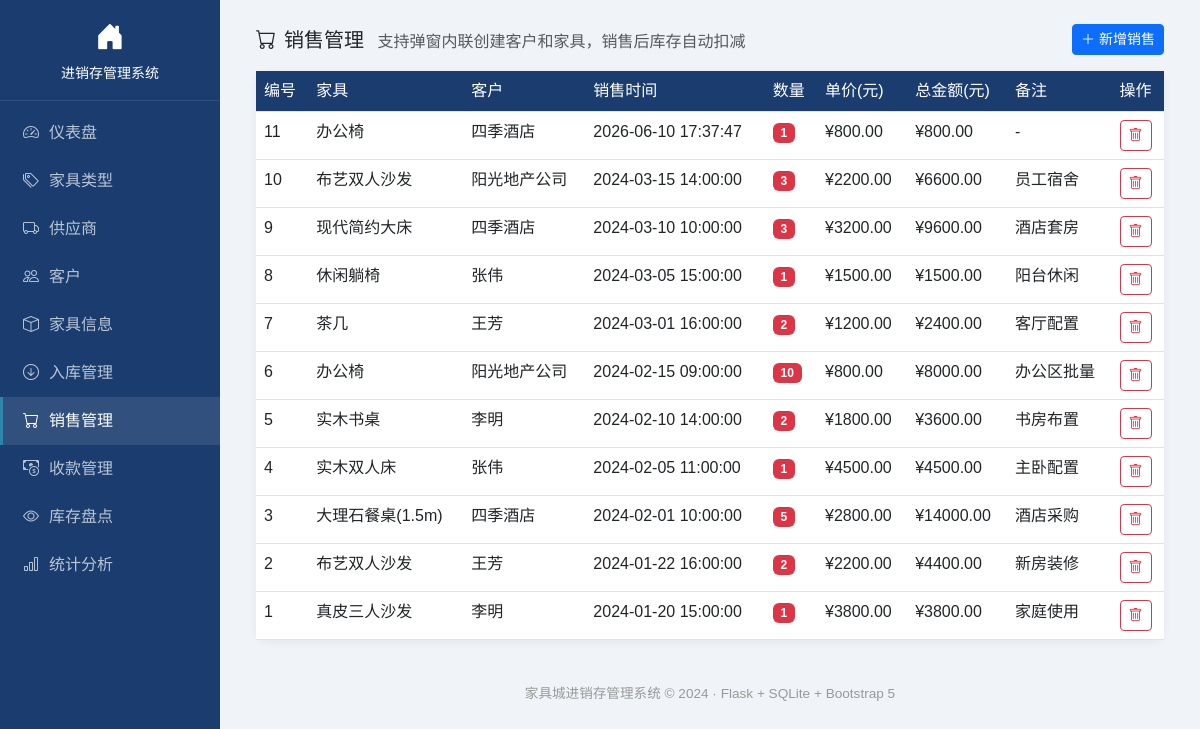
The app's page /sales with its own data.
### tables this page shows
CREATE TABLE Sales (
            SaleID      INTEGER PRIMARY KEY AUTOINCREMENT,
            FurnitureID INTEGER NOT NULL REFERENCES Furniture(FurnitureID),
            CustomerID  INTEGER NOT NULL REFERENCES Customer(CustomerID),
            SaleDate    TEXT NOT NULL DEFAULT (datetime('now','localtime')),
            Quantity    INTEGER NOT NULL,
            UnitPrice   REAL NOT NULL,
            Remarks     TEXT
        );

CREATE TABLE Furniture (
            FurnitureID   INTEGER PRIMARY KEY AUTOINCREMENT,
            FurnitureName TEXT NOT NULL,
            CategoryID    INTEGER NOT NULL REFERENCES FurnitureCategory(CategoryID),
            SupplierID    INTEGER NOT NULL REFERENCES Supplier(SupplierID),
            UnitPrice     REAL NOT NULL,
            Stock         INTEGER NOT NULL DEFAULT 0,
            Description   TEXT
        );

CREATE TABLE Customer (
            CustomerID   INTEGER PRIMARY KEY AUTOINCREMENT,
            CustomerName TEXT NOT NULL,
            Phone        TEXT NOT NULL,
            Address      TEXT,
            Email        TEXT
        );

### app.py (the view)
@app.route("/sales")
def list_sales():
    conn = get_db()
    rows = conn.execute("""
        SELECT s.*, f.FurnitureName, c.CustomerName
        FROM Sales s
        JOIN Furniture f ON s.FurnitureID = f.FurnitureID
        JOIN Customer c ON s.CustomerID = c.CustomerID
        ORDER BY s.SaleID DESC
    """).fetchall()
    furniture = conn.execute("SELECT * FROM Furniture ORDER BY FurnitureName").fetchall()
    customers = conn.execute("SELECT * FROM Customer ORDER BY CustomerName").fetchall()
    categories = conn.execute("SELECT * FROM FurnitureCategory ORDER BY CategoryName").fetchall()
    suppliers = conn.execute("SELECT * FROM Supplier ORDER BY SupplierName").fetchall()
    conn.close()
    return render_template("sales.html", rows=rows, furniture=furniture, customers=customers,
                           categories=categories, suppliers=suppliers)

### app.py (called while the page is built)
def get_db():
    conn = sqlite3.connect(DB_PATH)
    conn.row_factory = sqlite3.Row
    conn.execute("PRAGMA foreign_keys = ON")  # 启用外键约束
    return conn

### templates/sales.html (shortened to what this page needs)
{% extends "base.html" %}
{% block content %}
<div class="d-flex justify-content-between align-items-center mb-3">
    <h5 class="mb-0"><i class="bi bi-cart me-2"></i>销售管理
        <small class="text-muted fs-6 ms-2">支持弹窗内联创建客户和家具，销售后库存自动扣减</small></h5>
    <button class="btn btn-primary btn-sm" data-bs-toggle="modal" data-bs-target="#addModal"><i class="bi bi-plus-lg"></i> 新增销售</button>
</div>
<div class="card"><div class="card-body p-0">
    <table class="table table-hover mb-0">
        <thead><tr><th>编号</th><th>家具</th><th>客户</th><th>销售时间</th><th>数量</th><th>单价(元)</th><th>总金额(元)</th><th>备注</th><th>操作</th></tr></thead>
        <tbody>
            {% for r in rows %}
            <tr>
                <td>{{ r.SaleID }}</td><td>{{ r.FurnitureName }}</td><td>{{ r.CustomerName }}</td>
                <td>{{ r.SaleDate }}</td><td><span class="badge bg-danger">{{ r.Quantity }}</span></td>
                <td>¥{{ "%.2f"|format(r.UnitPrice) }}</td>
                <td>¥{{ "%.2f"|format(r.Quantity * r.UnitPrice) }}</td>
                <td>{{ r.Remarks or '-' }}</td>
                <td><a href="/sales/delete/{{ r.SaleID }}" class="btn btn-sm btn-outline-danger" onclick="return confirm('删除后库存将自动回退，确定？')"><i class="bi bi-trash"></i></a></td>
            </tr>
            {% endfor %}
        </tbody>
    </table>
</div></div>
{% endblock %}

### templates/base.html (style rules this page uses)
body { background: #f0f4f8; font-family: "Microsoft YaHei", sans-serif; }
.card { border: none; border-radius: 12px; box-shadow: 0 2px 10px rgba(0,0,0,.06); }
.table th { background: #1a3c6e; color: #fff; font-weight: 500; white-space: nowrap; }

### records on screen
Sales: SaleID "11", FurnitureName "办公椅", CustomerName "四季酒店", SaleDate "2026-06-10 17:37:47", Quantity "1", UnitPrice "800.00", r.Quantity*r.UnitPrice "800.00", Remarks "-"
Sales: SaleID "10", FurnitureName "布艺双人沙发", CustomerName "阳光地产公司", SaleDate "2024-03-15 14:00:00", Quantity "3", UnitPrice "2200.00", r.Quantity*r.UnitPrice "6600.00", Remarks "员工宿舍"
Sales: SaleID "9", FurnitureName "现代简约大床", CustomerName "四季酒店", SaleDate "2024-03-10 10:00:00", Quantity "3", UnitPrice "3200.00", r.Quantity*r.UnitPrice "9600.00", Remarks "酒店套房"
Sales: SaleID "8", FurnitureName "休闲躺椅", CustomerName "张伟", SaleDate "2024-03-05 15:00:00", Quantity "1", UnitPrice "1500.00", r.Quantity*r.UnitPrice "1500.00", Remarks "阳台休闲"
Sales: SaleID "7", FurnitureName "茶几", CustomerName "王芳", SaleDate "2024-03-01 16:00:00", Quantity "2", UnitPrice "1200.00", r.Quantity*r.UnitPrice "2400.00", Remarks "客厅配置"
Sales: SaleID "6", FurnitureName "办公椅", CustomerName "阳光地产公司", SaleDate "2024-02-15 09:00:00", Quantity "10", UnitPrice "800.00", r.Quantity*r.UnitPrice "8000.00", Remarks "办公区批量"
Sales: SaleID "5", FurnitureName "实木书桌", CustomerName "李明", SaleDate "2024-02-10 14:00:00", Quantity "2", UnitPrice "1800.00", r.Quantity*r.UnitPrice "3600.00", Remarks "书房布置"
Sales: SaleID "4", FurnitureName "实木双人床", CustomerName "张伟", SaleDate "2024-02-05 11:00:00", Quantity "1", UnitPrice "4500.00", r.Quantity*r.UnitPrice "4500.00", Remarks "主卧配置"
Sales: SaleID "3", FurnitureName "大理石餐桌(1.5m)", CustomerName "四季酒店", SaleDate "2024-02-01 10:00:00", Quantity "5", UnitPrice "2800.00", r.Quantity*r.UnitPrice "14000.00", Remarks "酒店采购"
Sales: SaleID "2", FurnitureName "布艺双人沙发", CustomerName "王芳", SaleDate "2024-01-22 16:00:00", Quantity "2", UnitPrice "2200.00", r.Quantity*r.UnitPrice "4400.00", Remarks "新房装修"
Sales: SaleID "1", FurnitureName "真皮三人沙发", CustomerName "李明", SaleDate "2024-01-20 15:00:00", Quantity "1", UnitPrice "3800.00", r.Quantity*r.UnitPrice "3800.00", Remarks "家庭使用"
